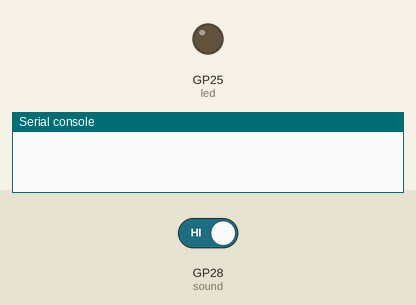
Simulated run of this program. Board: Raspberry Pi Pico running MicroPython. On the bench: output pins drawn as LEDs (lit = HIGH), the last lines printed to the serial console. The inputs (shaded band) are chosen by the test bench; at power-on: GP28 (sound) HIGH.

Above: at 1.2 s.
1.3 s: GP28 (sound) driven LOW
At 1.6 s:
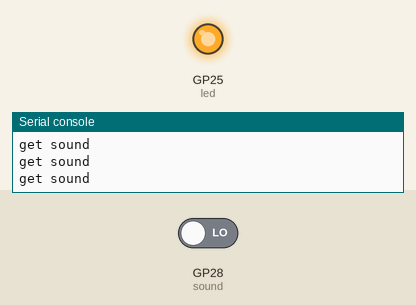
2.8 s: GP28 (sound) driven HIGH
At 4.0 s:
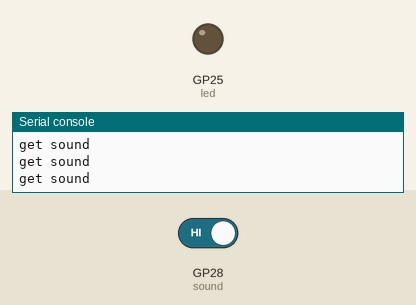
Timing chart, 0 to 5.8 s (numbered marks = the images above; inputs shaded):
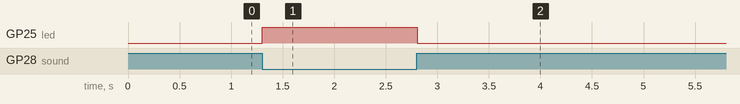

The program:

sound.py
```python
from machine import Pin
import utime


led=Pin(25,Pin.OUT)
sound=Pin(28,Pin.IN)


def led_on():
    led.value(1)


def led_off():
    led.value(0)


def sound_state():
    return sound.value()==0


while True:
    if sound_state():
        print("get sound")
        led_on()
        utime.sleep(0.1)
    else:
        led_off()
```

Measured:
- after the input at 1.3 s, GP25 (led): LOW → HIGH at once
- after the input at 2.8 s, GP25 (led): HIGH → LOW at once
